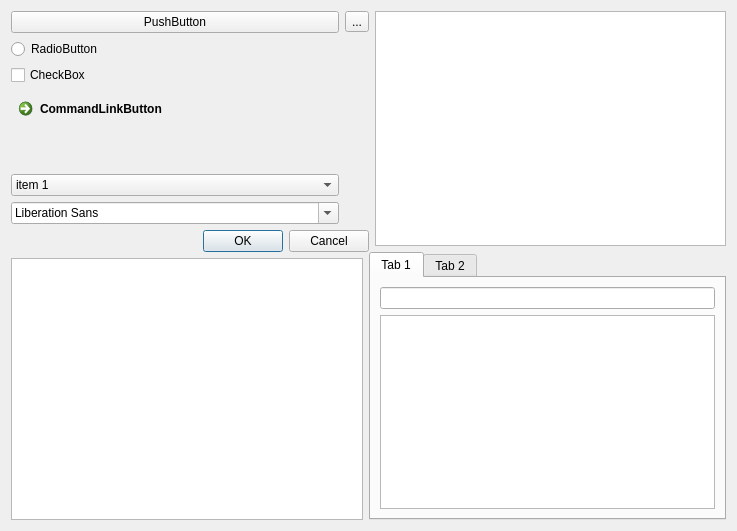
<?xml version="1.0" encoding="UTF-8"?>
<ui version="4.0">
 <class>ControlsWindow</class>
 <widget class="QWidget" name="ControlsWindow">
  <property name="geometry">
   <rect>
    <x>0</x>
    <y>0</y>
    <width>737</width>
    <height>531</height>
   </rect>
  </property>
  <property name="windowTitle">
   <string>Form</string>
  </property>
  <layout class="QGridLayout" name="gridLayout_2">
   <item row="0" column="0" rowspan="2" colspan="2">
    <layout class="QGridLayout" name="gridLayout">
     <item row="1" column="0">
      <widget class="QRadioButton" name="radioButton">
       <property name="text">
        <string>RadioButton</string>
       </property>
      </widget>
     </item>
     <item row="6" column="0" colspan="2">
      <widget class="QDialogButtonBox" name="buttonBox">
       <property name="standardButtons">
        <set>QDialogButtonBox::Cancel|QDialogButtonBox::Ok</set>
       </property>
      </widget>
     </item>
     <item row="2" column="0">
      <widget class="QCheckBox" name="checkBox">
       <property name="text">
        <string>CheckBox</string>
       </property>
      </widget>
     </item>
     <item row="3" column="0" colspan="2">
      <widget class="QCommandLinkButton" name="commandLinkButton">
       <property name="text">
        <string>CommandLinkButton</string>
       </property>
      </widget>
     </item>
     <item row="4" column="0">
      <widget class="QComboBox" name="comboBox">
       <item>
        <property name="text">
         <string>item 1</string>
        </property>
       </item>
       <item>
        <property name="text">
         <string>item 2</string>
        </property>
       </item>
       <item>
        <property name="text">
         <string>item 3</string>
        </property>
       </item>
       <item>
        <property name="text">
         <string>item 4</string>
        </property>
       </item>
       <item>
        <property name="text">
         <string>item 5</string>
        </property>
       </item>
      </widget>
     </item>
     <item row="0" column="0">
      <widget class="QPushButton" name="pushButton">
       <property name="text">
        <string>PushButton</string>
       </property>
      </widget>
     </item>
     <item row="0" column="1">
      <widget class="QToolButton" name="toolButton">
       <property name="text">
        <string>...</string>
       </property>
      </widget>
     </item>
     <item row="5" column="0">
      <widget class="QFontComboBox" name="fontComboBox"/>
     </item>
    </layout>
   </item>
   <item row="0" column="2">
    <widget class="QListView" name="listView"/>
   </item>
   <item row="1" column="1" rowspan="2" colspan="2">
    <widget class="QTabWidget" name="tabWidget">
     <property name="currentIndex">
      <number>0</number>
     </property>
     <widget class="QWidget" name="tab1">
      <attribute name="title">
       <string>Tab 1</string>
      </attribute>
      <layout class="QVBoxLayout" name="verticalLayout">
       <item>
        <widget class="QLineEdit" name="lineEdit"/>
       </item>
       <item>
        <widget class="QTextEdit" name="textEdit"/>
       </item>
      </layout>
     </widget>
     <widget class="QWidget" name="tab2">
      <attribute name="title">
       <string>Tab 2</string>
      </attribute>
      <layout class="QVBoxLayout" name="verticalLayout_2">
       <item>
        <widget class="QLabel" name="label">
         <property name="text">
          <string>TextLabel</string>
         </property>
        </widget>
       </item>
       <item>
        <widget class="QCalendarWidget" name="calendarWidget"/>
       </item>
      </layout>
     </widget>
    </widget>
   </item>
   <item row="2" column="0">
    <widget class="QTableView" name="tableView"/>
   </item>
  </layout>
 </widget>
 <resources/>
 <connections/>
</ui>
